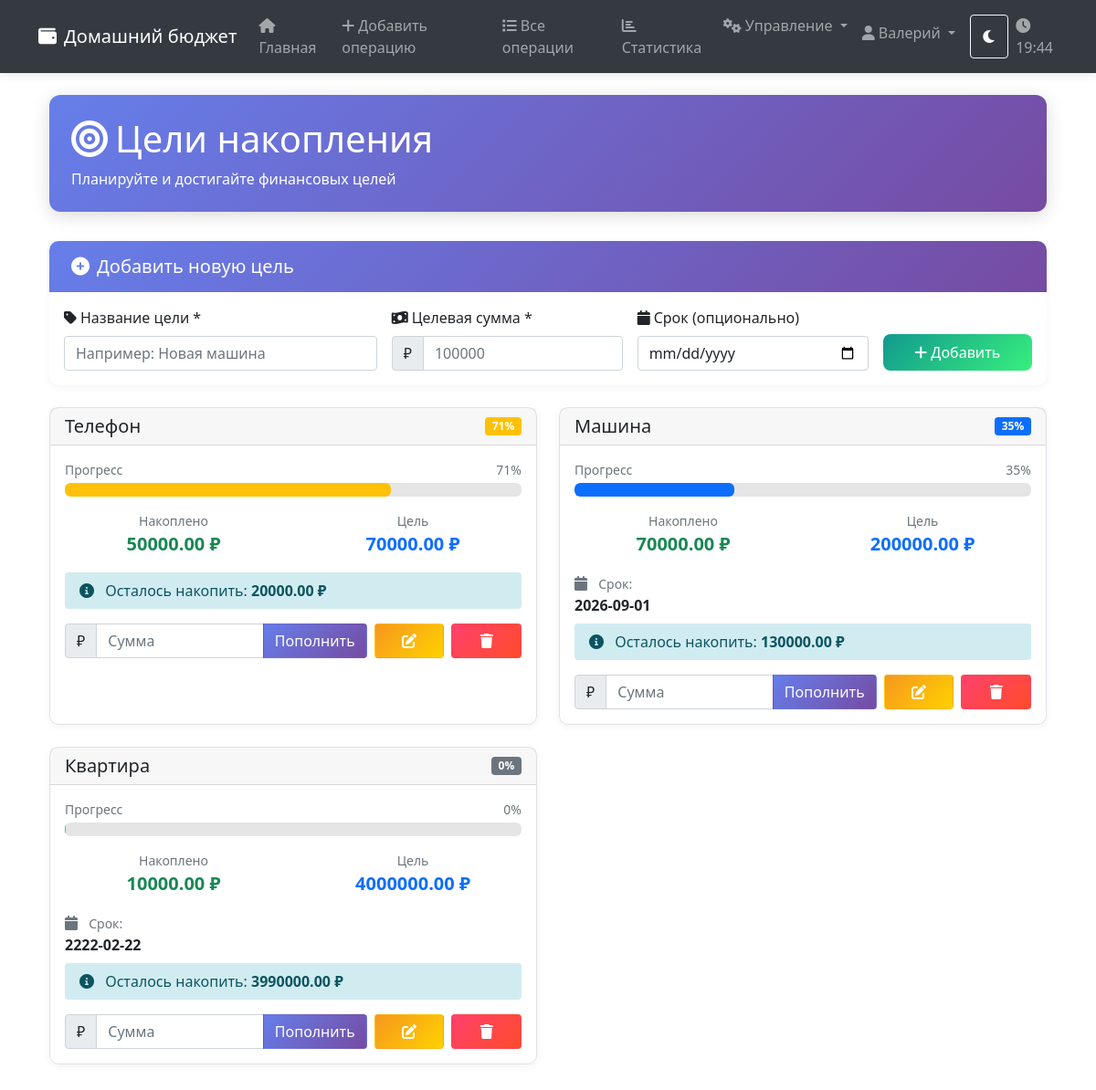
/goals (signed in), run on an earlier commit of the app's database.
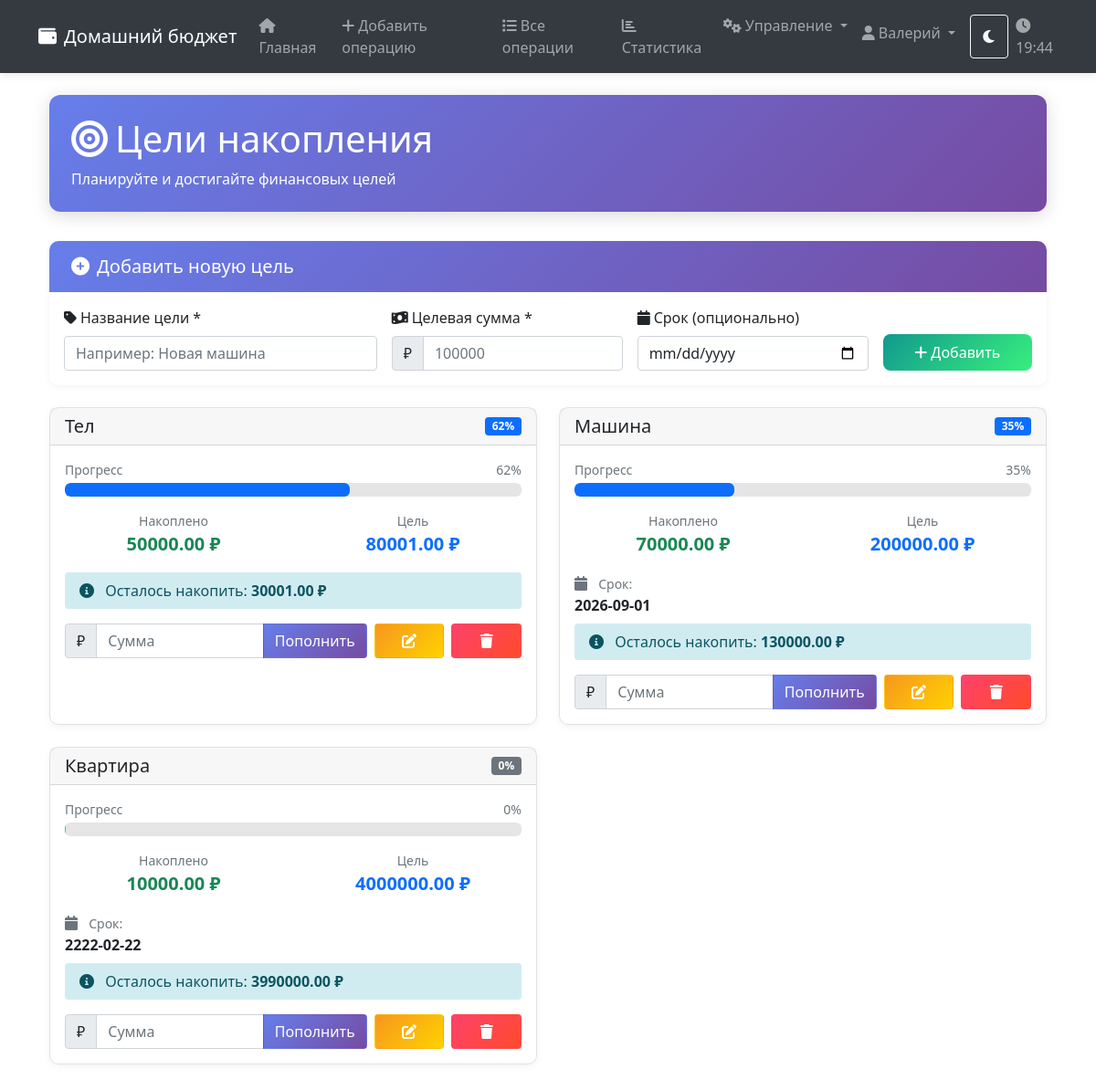
And on a later commit of the database.
### tables this page shows
CREATE TABLE goals (
            id INTEGER PRIMARY KEY AUTOINCREMENT,
            name TEXT NOT NULL,
            target_amount REAL NOT NULL,
            current_amount REAL DEFAULT 0,
            deadline DATE,
            auto_save_amount REAL DEFAULT 0,
            auto_save_frequency TEXT,
            created_at TIMESTAMP DEFAULT CURRENT_TIMESTAMP,
            user_id INTEGER,
            FOREIGN KEY (user_id) REFERENCES users (id)
        );

### routes/goal_routes.py (the view)
    @app.route('/goals')
    @login_required
    def view_goals():
        with get_db_connection() as conn:
            goals_rows = conn.execute(
                'SELECT * FROM goals WHERE user_id = ? ORDER BY created_at DESC',
                (session['user_id'],)
            ).fetchall()
            goals = []
            for row in goals_rows:
                goal = dict(row)
                try:
                    goal['current_amount'] = float(goal['current_amount']) if goal['current_amount'] else 0.0
                    goal['target_amount'] = float(goal['target_amount']) if goal['target_amount'] else 0.0
                except Exception:
                    goal['current_amount'] = 0.0
                    goal['target_amount'] = 0.0
                goals.append(goal)
            print(f"DEBUG: Передаю {len(goals)} целей в шаблон")
        return render_template('goals.html', goals=goals)

### app.py (called while the page is built)
def get_moscow_time():
    moscow_tz = pytz.timezone("Europe/Moscow")
    return datetime.now(moscow_tz)

@app.context_processor
def utility_processor():
    return dict(get_moscow_time=get_moscow_time)

### auth_utils.py (called while the page is built)
def login_required(f):
    @wraps(f)
    def decorated_function(*args, **kwargs):
        if 'user_id' not in session:
            flash('Пожалуйста, войдите в систему', 'error')
            return redirect(url_for('login'))
        return f(*args, **kwargs)
    return decorated_function

### database.py (called while the page is built)
def get_db_connection():
    BASE_DIR = os.path.dirname(os.path.abspath(__file__))
    DATABASE_PATH = os.path.join(BASE_DIR, 'budget.db')
    conn = sqlite3.connect(DATABASE_PATH)
    conn.row_factory = sqlite3.Row
    return conn

### templates/goals.html (shortened to what the changed rows need)
{% extends "base.html" %}
{% block content %}
<div class="container mt-4 fade-in">
    <div class="page-header">
        <div class="d-flex justify-content-between align-items-center">
            <div>
                <h1><i class="fas fa-bullseye me-2"></i>Цели накопления</h1>
            </div>
        </div>
    </div>
    {% if goals %}
    <div class="row">
        {% for goal in goals %}
        {% set current = goal.current_amount|float %}
        {% set target = goal.target_amount|float %}
        {% set percentage = (current / target * 100) if target > 0 else 0 %}
        {% set remaining = target - current %}
        {% set is_completed = percentage >= 100 %}
        <div class="col-md-6 mb-4">
            <div class="card h-100 {% if is_completed %}border-success border-2{% endif %}">
                <div class="card-header d-flex justify-content-between align-items-center
                           {% if is_completed %}bg-success text-white{% endif %}">
                    <div class="d-flex align-items-center">
                        <h5 class="mb-0">{{ goal.name }}</h5>
                    </div>
                    <span class="badge {% if is_completed %}bg-white text-success
                                      {% elif percentage >= 70 %}bg-warning
                                      {% elif percentage >= 30 %}bg-primary
                                      {% else %}bg-secondary{% endif %}">
                        {{ "%.0f"|format(percentage) }}%
                    </span>
                </div>
                <div class="card-body">
                    <div class="mb-3">
                        <div class="d-flex justify-content-between mb-1">
                            <small class="text-muted">Прогресс</small>
                            <small class="text-muted">{{ "%.0f"|format(percentage) }}%</small>
                        </div>
                        <div class="progress progress-modern" style="height: 15px;">
                            <div class="progress-bar
                                {% if is_completed %}bg-success
                                {% elif percentage >= 70 %}bg-warning
                                {% elif percentage >= 30 %}bg-primary
                                {% else %}bg-info{% endif %}"
                                role="progressbar"
                                style="width: {{ percentage }}%">
                            </div>
                        </div>
                    </div>
                    <div class="row text-center mb-3">
                        <div class="col-6">
                            <div class="text-muted small">Накоплено</div>
                            <div class="fw-bold fs-5 text-success">{{ "%.2f"|format(current) }} ₽</div>
                        </div>
                        <div class="col-6">
                            <div class="text-muted small">Цель</div>
                            <div class="fw-bold fs-5 text-primary">{{ "%.2f"|format(target) }} ₽</div>
                        </div>
                    </div>
                    <div class="mb-3">
                        {% if remaining > 0 %}
                        <div class="py-2 px-3 rounded" style="background-color: #d1ecf1; color: #0c5460;">
                            <i class="fas fa-info-circle me-2"></i>
                            Осталось накопить: <strong>{{ "%.2f"|format(remaining) }} ₽</strong>
                        </div>
                        {% endif %}
                    </div>
                    {% if not is_completed %}
                    <div class="row g-2">
                        <div class="col-8">
                            <form action="{{ url_for('deposit_to_goal') }}" method="post" class="d-flex">
                                <div class="input-group">
                                    <span class="input-group-text">₽</span>
                                    <input type="number" class="form-control" name="amount"
                                           step="100" min="100" placeholder="Сумма" required>
                                    <button type="submit" class="btn btn-modern-primary">
                                        Пополнить
                                    </button>
                                </div>
                            </form>
                        </div>
                        <div class="col-2">
                        <a href="{{ url_for('edit_goal', goal_id=goal.id) }}"
                           class="btn btn-modern-warning w-100">
                            <i class="fas fa-edit"></i>
                        </a>
                        </div>
                        <div class="col-2">
                        <form action="{{ url_for('delete_goal', goal_id=goal.id) }}"
                        method="post"
                        onsubmit="return confirm(
                        'Удалить цель {{ goal.name }}?'
                        )">
                        <button
                        type="submit"
                        class="btn btn-modern-danger w-100">
                        <i class="fas fa-trash"></i>
                        </button>
                        </form>
                        </div>
                    </div>
                    {% endif %}
                </div>
            </div>
        </div>
        {% endfor %}
    </div>
    {% endif %}
</div>
{% endblock %}

What changed in the data, as far as the page shows it:
changed goals: name "Телефон" → "Тел"; percentage "71" → "62"; {{ percentage }} 71.42857142857143 → 62.499218759765505 (drawn); target_amount "70000.00" → "80001.00"; remaining "20000.00" → "30001.00"
